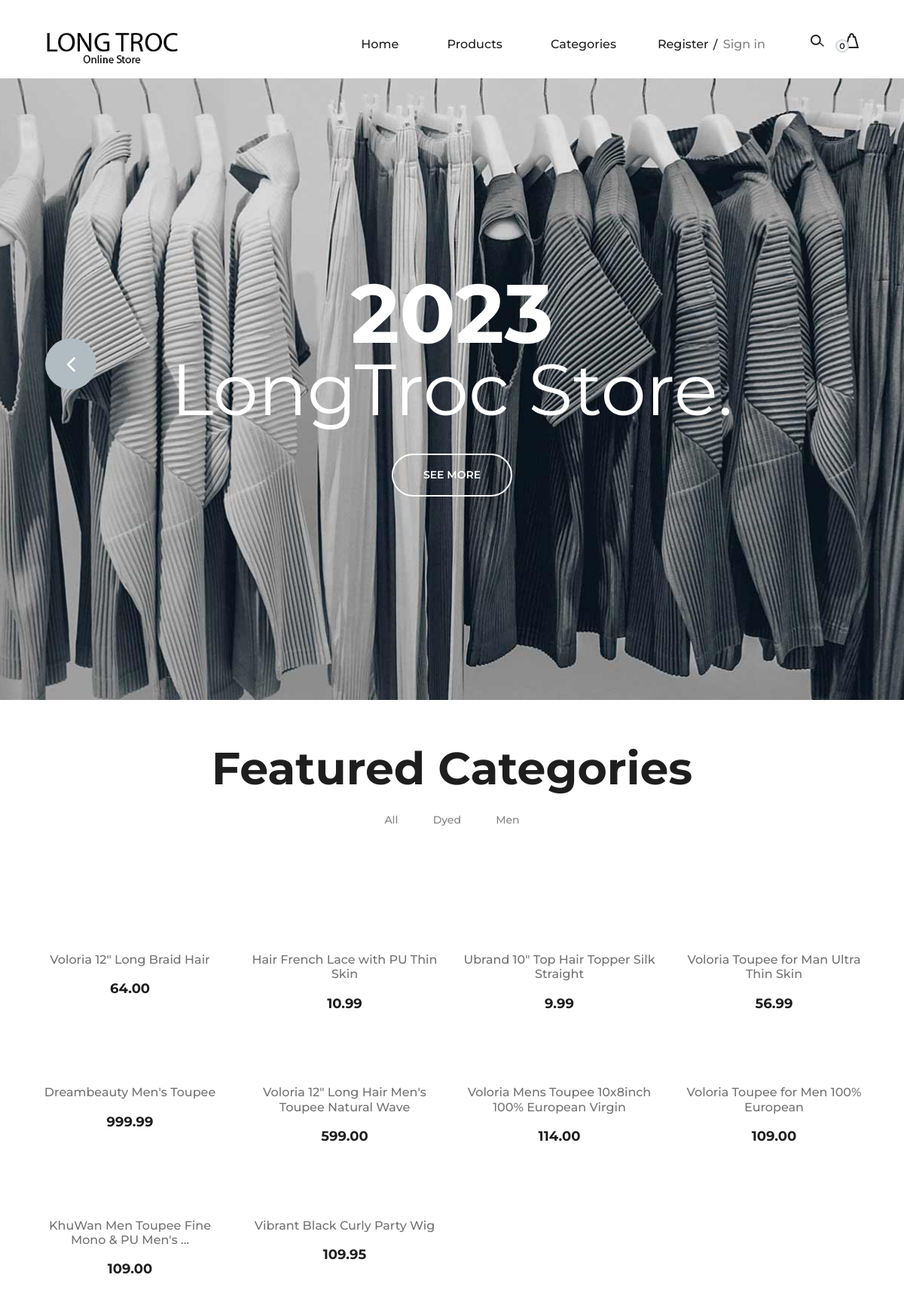
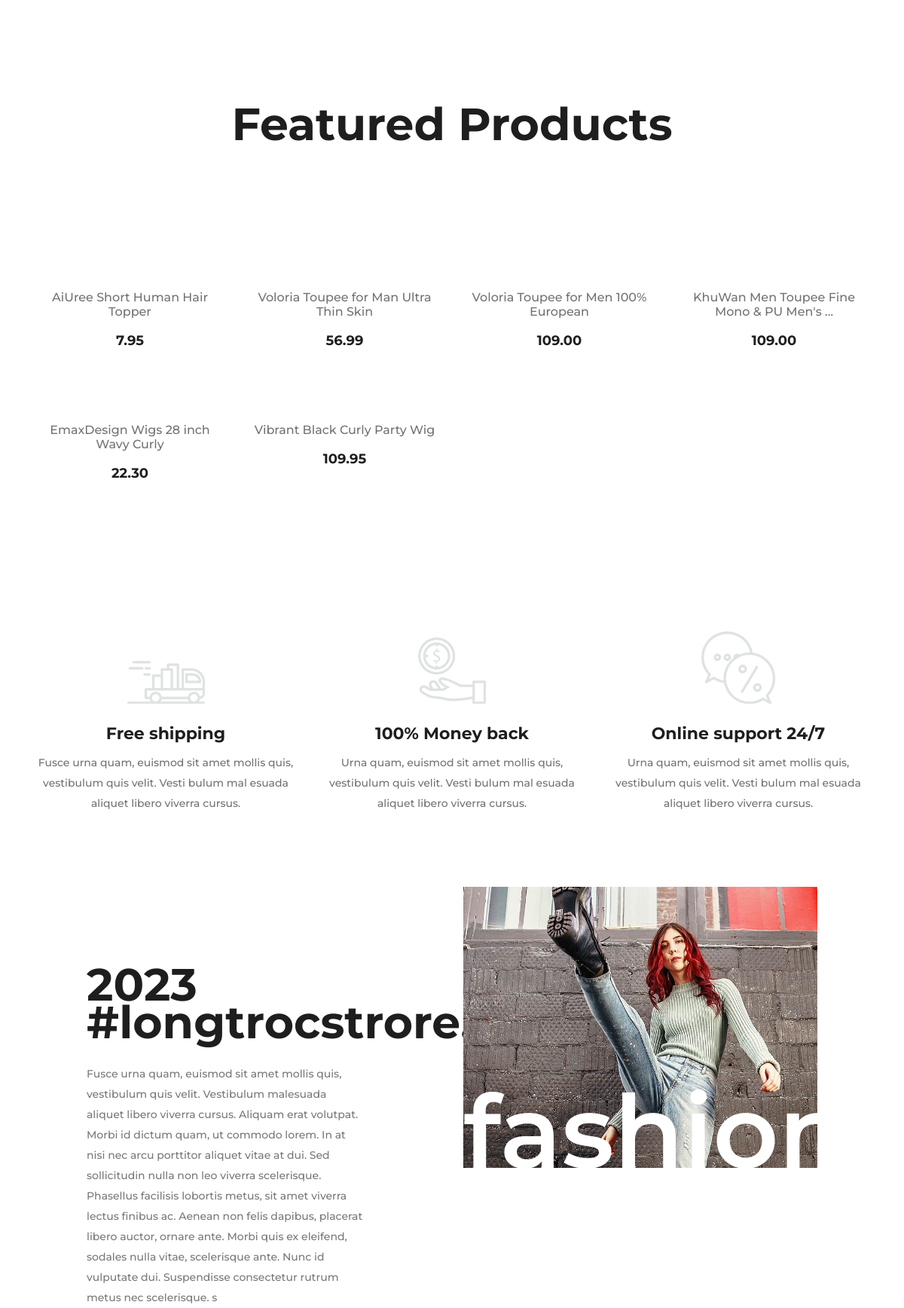
The page / (upper part) on the database its author committed (2 pictures, top to bottom).
### product/models.py (models this page shows, shortened)
class Category(models.Model):
  title = models.CharField(max_length=150, unique=True)
  slug = models.SlugField(unique=True, max_length=150)
  featured = models.BooleanField(default=False)
  create_date = models.DateTimeField(auto_now_add=True)
  class Meta:
    ordering = ['title']

class Product(models.Model):
  category = models.ForeignKey(Category, related_name='products', on_delete=models.CASCADE)
  title = models.CharField(max_length=250, unique=True)
  slug = models.SlugField(unique=True, max_length=250)
  featured = models.BooleanField(default=False)
  price = models.DecimalField(max_digits=8, decimal_places=2)
  thumnail = models.URLField()
  description = models.TextField(null=True, blank=True, default='N/A')
  in_stock = models.BooleanField(default=True)
  create_date = models.DateTimeField(auto_now_add=True)
  updated_date = models.DateTimeField(auto_now=True)
  class Meta:
    ordering = ['-id']

### product/views.py (the view)
# urls.py: path('', Home.as_view(), name='home'),
class Home(generic.TemplateView):
  template_name = 'home.html'
  def get_context_data(self, **kwargs):
    context = super().get_context_data(**kwargs)
    context.update(
      {
        'featured_categories': Category.objects.filter(featured=True),
        'featured_products': Product.objects.filter(featured=True),
        'slider': Slider.objects.filter(show=True)
      }
    )
    return context

### cart/carts.py (called while the page is built)
  def __len__(self):
    return len(list(self.cart.keys()))

### cart/context_processors.py (called while the page is built)
def cart(request):
  cart = Cart(request)
  if len(list(cart.cart.keys())) < 1:
    try:
      del cart.session[cart.coupon_id]
    except:
      ...
  return {"cart": Cart(request)}

### product/context_processors.py (called while the page is built)
def categories(request):
  return {"categories": Category.objects.all()}

### templates/home.html (shortened to what this page needs)
{% extends 'base.html' %}
{% load static %}
{% include 'slider.html' %}
  <section class="latest-products spad">
      <div class="container">
          <div class="product-filter">
              <div class="row">
                  <div class="col-lg-12 text-center">
                      <div class="section-title">
                          <h2>Featured Categories</h2>
                      </div>
                      <ul class="product-controls">
                          <li data-filter="*">All</li>
                          {% for category in featured_categories %}
                          <li data-filter=".{{category.slug}}">{{category.title|title}}</li>
                          {% endfor %}
                      </ul>
                  </div>
              </div>
          </div>
          <div class="row" id="product-list">
            {% for category in featured_categories %}
            {% for product in category.products.all %}
              <div class="col-lg-3 col-sm-6 mix {{category.slug}}">
                  <div class="single-product-item">
                      <figure>
                          <a href="{% url 'product-details' product.slug %}"><img style="height: 250px;" src="{{product.thumnail}}" alt=""></a>
                      </figure>
                      <div class="product-text">
                        <a class="text-decoration-none" href="{% url 'product-details' product.slug %}">
                            <h6>{{product.title|truncatewords:8}}</h6>
                        </a>
                          <p>{{product.price}}</p>
                      </div>
                  </div>
              </div>
              {% endfor %}
              {% endfor %}
          </div>
      </div>
  </section>
    <section class="latest-products spad mt-3">
        <div class="container">
            <div class="product-filter">
                <div class="row">
                    <div class="col-lg-12 text-center">
                        <div class="section-title">
                            <h2>Featured Products</h2>
                        </div>
                    </div>
                </div>
            </div>
            <div class="row" id="product-list">
              {% for product in featured_products %}
                <div class="col-lg-3 col-sm-6 mix">
                    <div class="single-product-item">
                        <figure>
                            <a href="{% url 'product-details' product.slug %}"><img style="height: 250px;" src="{{product.thumnail}}" alt=""></a>
                        </figure>
                        <div class="product-text">
                            <a class="text-decoration-none" href="{% url 'product-details' product.slug %}">
                                <h6>{{product.title|truncatewords:8}}</h6>
                            </a>
                            <p>{{product.price}}</p>
                        </div>
                    </div>
                </div>
                {% endfor %}
            </div>
        </div>
    </section>
      <section class="features-section spad">
        <div class="features-ads">
            <div class="container">
                <div class="row">
                    <div class="col-lg-4">
                        <div class="single-features-ads first">
                            <img src="{% static 'img/icons/f-delivery.png' %}" alt="">
                            <h4>Free shipping</h4>
                            <p>Fusce urna quam, euismod sit amet mollis quis, vestibulum quis velit. Vesti bulum mal
                                esuada aliquet libero viverra cursus. </p>
                        </div>
                    </div>
                    <div class="col-lg-4">
                        <div class="single-features-ads second">
                            <img src="{% static 'img/icons/coin.png' %}" alt="">
                            <h4>100% Money back </h4>
                            <p>Urna quam, euismod sit amet mollis quis, vestibulum quis velit. Vesti bulum mal esuada
                                aliquet libero viverra cursus. </p>
                        </div>
                    </div>
                    <div class="col-lg-4">
                        <div class="single-features-ads">
                            <img src="{% static 'img/icons/chat.png' %}" alt="">
                            <h4>Online support 24/7</h4>
                            <p>Urna quam, euismod sit amet mollis quis, vestibulum quis velit. Vesti bulum mal esuada
                                aliquet libero viverra cursus. </p>
                        </div>
                    </div>
                </div>
            </div>
        </div>
    </section>
  <section class="lookbok-section">
      <div class="container-fluid">
          <div class="row">
              <div class="col-lg-4 offset-lg-1">
                  <div class="lookbok-left">
                      <div class="section-title">
                          <h2>2023 <br />#longtrocstrore.</h2>
                      </div>
                      <p>Fusce urna quam, euismod sit amet mollis quis, vestibulum quis velit. Vestibulum malesuada
                          aliquet libero viverra cursus. Aliquam erat volutpat. Morbi id dictum quam, ut commodo
                          lorem. In at nisi nec arcu porttitor aliquet vitae at dui. Sed sollicitudin nulla non leo
                          viverra scelerisque. Phasellus facilisis lobortis metus, sit amet viverra lectus finibus ac.
                          Aenean non felis dapibus, placerat libero auctor, ornare ante. Morbi quis ex eleifend,
                          sodales nulla vitae, scelerisque ante. Nunc id vulputate dui. Suspendisse consectetur rutrum
                          metus nec scelerisque. s</p>
                  </div>
              </div>
              <div class="col-lg-5 offset-lg-1">
                  <div class="lookbok-pic">
                      <img src="{% static 'img/lookbok.jpg' %}" alt="">
                      <div class="pic-text">fashion</div>
                  </div>
              </div>
          </div>
      </div>
  </section>

### templates/base.html (shortened to what this page needs)
<!DOCTYPE html>
<html lang="zxx">
  <head>
    {% load static %}
      <link rel="stylesheet" href="{% static 'css/bootstrap.min.css' %}" type="text/css">
      <link rel="stylesheet" href="{% static 'css/font-awesome.min.css' %}" type="text/css">
      <link rel="stylesheet" href="{% static 'css/nice-select.css' %}" type="text/css">
      <link rel="stylesheet" href="{% static 'css/owl.carousel.min.css' %}" type="text/css">
      <link rel="stylesheet" href="{% static 'css/magnific-popup.css' %}" type="text/css">
      <link rel="stylesheet" href="{% static 'css/slicknav.min.css' %}" type="text/css">
      <link rel="stylesheet" href="{% static 'css/style.css' %}" type="text/css">
      <link rel="stylesheet" href="{% static 'css/main.css' %}" type="text/css">
  </head>
  <body>
    {% include 'header.html' %}
    {% block content %}
    {% endblock content %}
  </body>
</html>

### templates/header.html (shortened to what this page needs)
{% load static %}
<header class="header-section">
  <div class="container-fluid">
      <div class="inner-header">
          <div class="logo">
              <a href="{% url 'home' %}"><img style="height: 50px;" src="{% static 'img/logo1.png' %}" alt=""></a>
          </div>
          <div class="header-right">
              <img src="{% static 'img/icons/search.png' %}" alt="" class="search-trigger">
              <a href="{% url 'cart' %}">
                  <img src="{% static 'img/icons/bag.png' %}" alt="">
                  <span>{{cart|length}}</span>
              </a>
          </div>
          {% if not request.user.is_authenticated %}
          <div class="user-access">
              <a href="{% url 'login' %}">Register</a>
              <a href="{% url 'login' %}" class="in">Sign in</a>
          </div>
          {% endif %}
          <nav class="main-menu mobile-menu">
              <ul>
                  <li><a class="" href="{% url 'home' %}">Home</a></li>
                  <li><a class="" href="{% url 'product-list' %}">Products</a></li>
                  <li><a href="#">Categories</a>
                  </li>
              </ul>
          </nav>
      </div>
  </div>
</header>

### templates/slider.html (shortened to what this page needs)
{% load static %}
<section class="hero-slider">
  <div class="hero-items owl-carousel">
      <div class="single-slider-item set-bg" data-setbg="{% static 'img/slider-1.jpg' %}">
          <div class="container">
              <div class="row">
                  <div class="col-lg-12">
                      <h1>2023</h1>
                      <h2>LongTroc Store.</h2>
                      <a href="#" class="primary-btn">See More</a>
                  </div>
              </div>
          </div>
      </div>
  </div>
</section>

### templates/scripts.html (shortened to what this page needs)
{% load static %}

### rows shown on the page
Category: title "Dyed"
Category: title "Men"
Product: title "Voloria 12\" Long Braid Hair", price "64.00"
Product: title "Hair French Lace with PU Thin Skin", price "10.99"
Product: title "Ubrand 10\" Top Hair Topper Silk Straight", price "9.99"
Product: title "Voloria Toupee for Man Ultra Thin Skin", price "56.99"
Product: title "Dreambeauty Men's Toupee", price "999.99"
Product: title "Voloria 12\" Long Hair Men's Toupee Natural Wave", price "599.00"
Product: title "Voloria Mens Toupee 10x8inch 100% European Virgin", price "114.00"
Product: title "Voloria Toupee for Men 100% European", price "109.00"
Product: title "KhuWan Men Toupee Fine Mono & PU Men's …", price "109.00"
Product: title "Vibrant Black Curly Party Wig", price "109.95"
Product: title "AiUree Short Human Hair Topper", price "7.95"
Product: title "EmaxDesign Wigs 28 inch Wavy Curly", price "22.30"

### other values the page prints
{{ cart|length }} "0"
